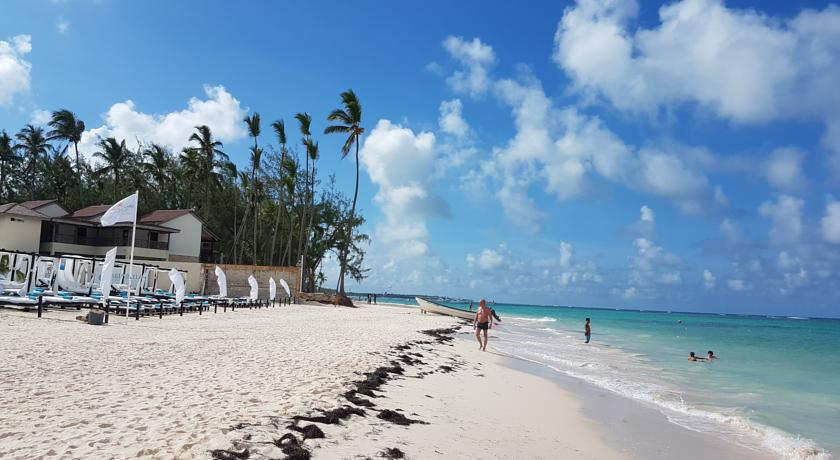
#> input picture Content Aware Image Resizing/beach.jpg, 840 x 460 px
$ python gamma.py -i '../Content Aware Image Resizing/beach.jpg'
#> lines starting #> are read from the running program, lines starting #| are printed output that depends on the picture
import numpy as np
import matplotlib.pyplot as plt
from cv2 import cv2
import argparse


def gamma(input, value):
    return 255. * np.power(input / 255., value)


def get_hist(input):
    bins = np.arange(0, 256, 1.)
    hist, _ = np.histogram(input, bins=bins)
    return hist / input.size


def plot(pics, value, ope='Gamma'):
    plt.figure(figsize=(16, 10))
    for i, pic in enumerate(pics):
        img = cv2.imread(pic)
        plt.subplot(2, 3, i + 1)
        plt.imshow(img[:, :, ::-1])
        if i == 0:
            title = ope + ' ^ ' + str(1 / value)
        elif i == 1:
            title = 'Origin Picture'
        else:
            title = ope + ' ^ ' + str(value)
        plt.title(title, fontsize=12)
        plt.xticks([])
        plt.yticks([])

        plt.subplot(2, 3, i + 4)
        if i == 1:
            title = 'Origin'
        plt.title(title + ' pdf', fontsize=12)
        plt.plot(get_hist(img))
        plt.xlabel("Mean: {:.2f}  Std Dev: {:.2f}".format(np.mean(img), np.std(img)))

    plt.savefig('result_' + ope + '.jpg')
    plt.show()


def main():
    parse = argparse.ArgumentParser(description='Point Processing')
    parse.add_argument('-i', dest='input', type=str, default='input.jpg', help='input picture')
    parse.add_argument('-o', dest='output', type=str, default='output.jpg', help='output picture')
    parse.add_argument('-v', dest='value', type=float, default = 2., help='value for processing')
    args = parse.parse_args()

    if args.input:
        input = cv2.imread(args.input)
#> input is the input picture: shape (460, 840, 3); mean B, G, R 179.2, 154.7, 128.6
    else:
        print("Invalid input picture")
        return

    if args.value < 0.:
        print("Gamma value should be non-negative")
        return

    if args.value:
        output1 = args.output.split('.')[0] + '1.' + args.output.split('.')[1]
        cv2.imwrite(output1, gamma(input,  1. / args.value))
#> in gamma, `return 255. * np.power(input / 255., value)`:
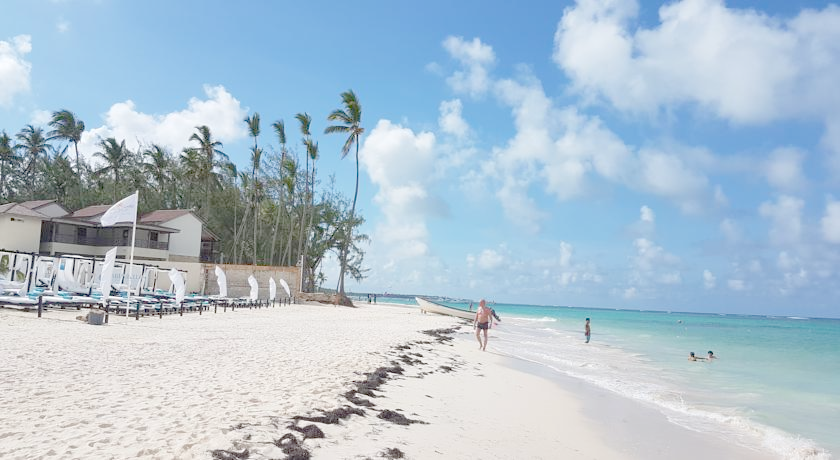
#> returned value: shape (460, 840, 3) float64; mean of channels 0, 1, 2 210.3, 195.3, 175.4; drawn as B, G, R
        output2 = args.output.split('.')[0] + '2.' + args.output.split('.')[1]
        cv2.imwrite(output2, gamma(input, args.value))
#> call 2 of gamma, with value = 2
#> in gamma (call 2), `return 255. * np.power(input / 255., value)`:
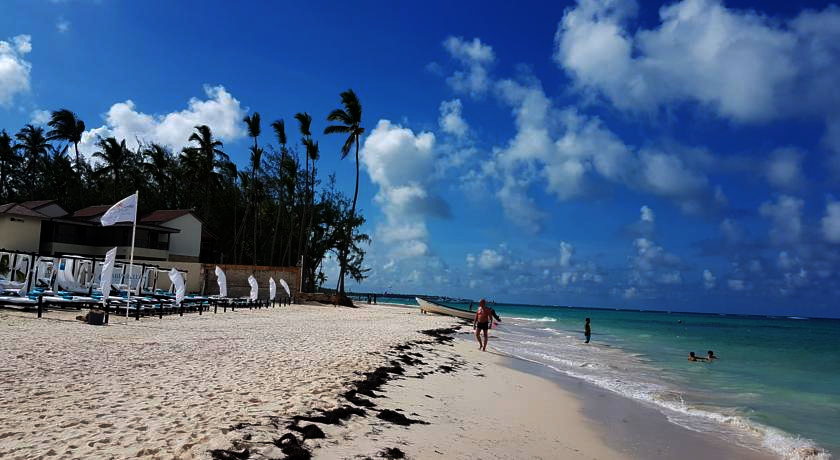
#> returned value: shape (460, 840, 3) float64; mean of channels 0, 1, 2 136.2, 103, 79.1; drawn as B, G, R
        plot([output1, args.input, output2], args.value)
#> in get_hist, `hist, _ = np.histogram(input, bins=bins)`: hist = 255 values, max 25022 at index 230, min 10 at index 2, mean 4545.9
#> in plot, `plt.savefig('result_' + ope + '.jpg')`:
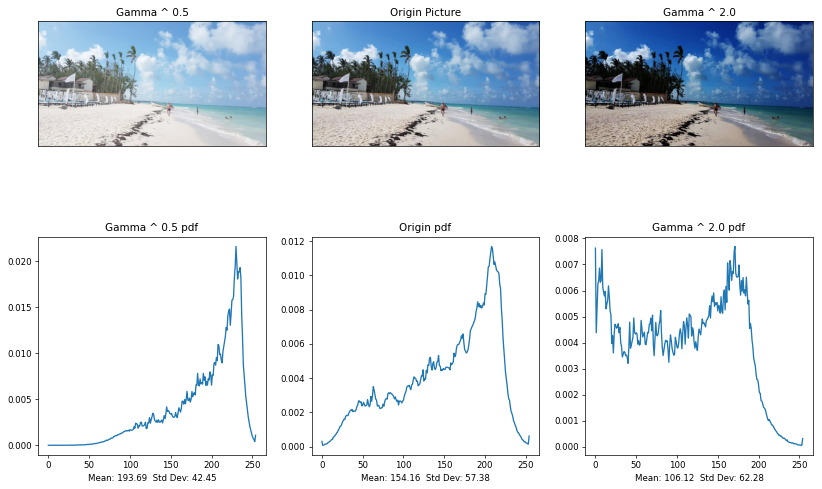
#> figure drawn by matplotlib, 6 panels; panel 2: curve peaks at x = 230, y = 0.0216; panel 4: curve peaks at x = 208, y = 0.0117; panel 6: curve peaks at x = 171, y = 0.00769

    else:
        print("Invalid value for operation")
        return


if __name__ == '__main__':
    main()
